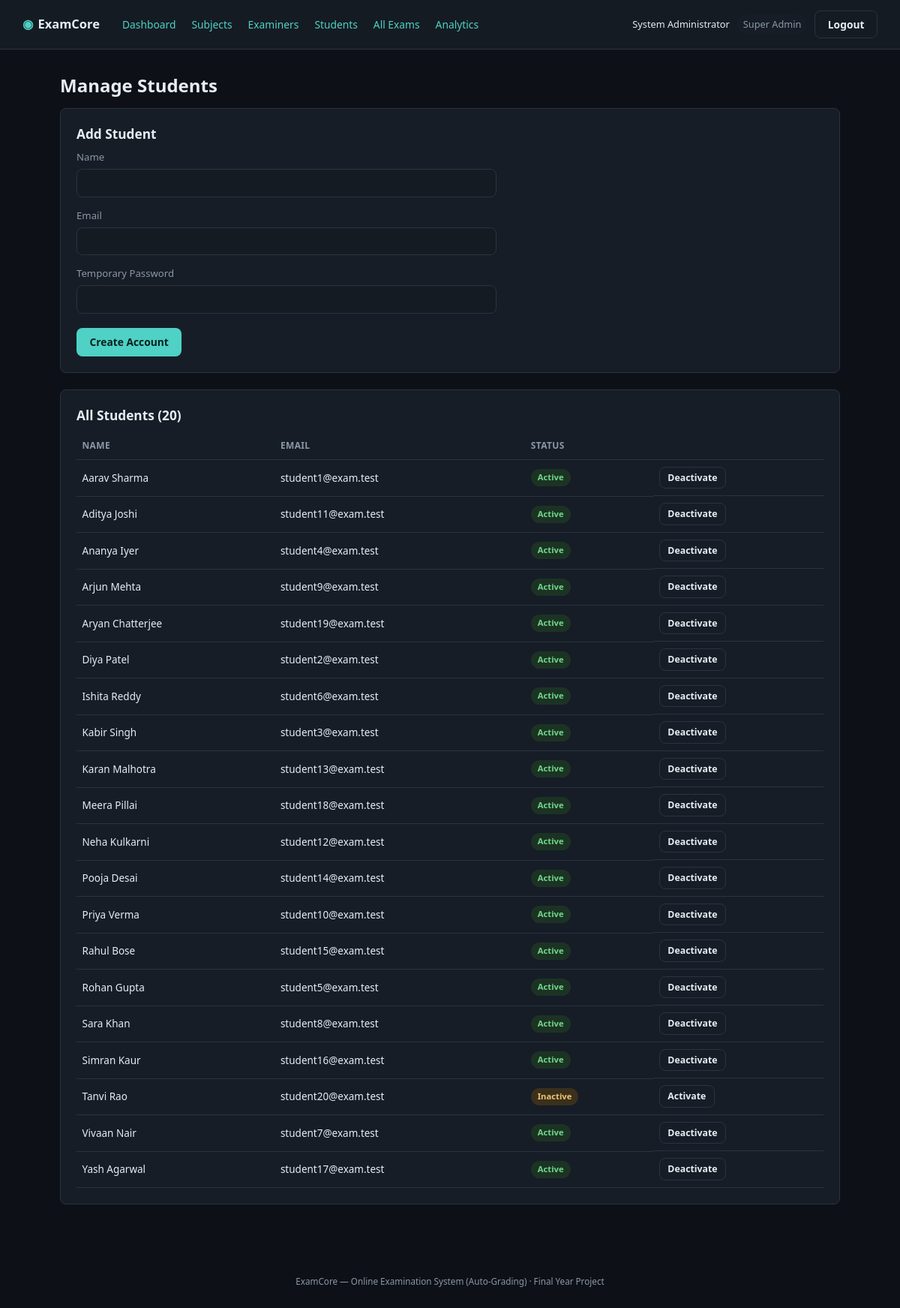
The app's page /index.php?route=admin/students (signed in) with its own data.
### tables this page shows
CREATE TABLE users (
    id            INT AUTO_INCREMENT PRIMARY KEY,
    name          VARCHAR(100) NOT NULL,
    email         VARCHAR(150) NOT NULL UNIQUE,
    password      VARCHAR(255) NOT NULL,
    role          ENUM('super_admin','examiner','student') NOT NULL,
    status        ENUM('active','inactive') NOT NULL DEFAULT 'active',
    created_at    TIMESTAMP NOT NULL DEFAULT CURRENT_TIMESTAMP
);

### app/controllers/AdminController.php (called while the page is built, shortened)
<?php
require_once __DIR__ . '/../models/User.php';
class AdminController
{
    public function students(): void
    {
        $students = User::allByRole('student');
        $pageTitle = 'Manage Students';
        require __DIR__ . '/../views/admin/students.php';
    }
}

### public/index.php (called while the page is built, shortened)
<?php
require_once __DIR__ . '/../core/helpers.php';
require_once __DIR__ . '/../core/Database.php';
require_once __DIR__ . '/../app/controllers/AdminController.php';
$router = new Router();
$router->get('login', fn() => (new AuthController())->showLogin());
$router->post('login', fn() => (new AuthController())->login());
$router->post('logout', fn() => (new AuthController())->logout());
$router->get('admin/dashboard', fn() => (new AdminController())->dashboard());
$router->get('admin/subjects', fn() => (new AdminController())->subjects());
$router->post('admin/subjects/store', fn() => (new AdminController())->subjectStore());
$router->post('admin/subjects/update', fn() => (new AdminController())->subjectUpdate());
$router->post('admin/subjects/delete', fn() => (new AdminController())->subjectDelete());
$router->get('admin/examiners', fn() => (new AdminController())->examiners());
$router->post('admin/examiners/store', fn() => (new AdminController())->examinerStore());
$router->post('admin/examiners/status', fn() => (new AdminController())->examinerToggleStatus());
$router->get('admin/students', fn() => (new AdminController())->students());
$router->post('admin/students/store', fn() => (new AdminController())->studentStore());
$router->post('admin/students/status', fn() => (new AdminController())->studentToggleStatus());
$router->get('admin/exams', fn() => (new AdminController())->exams());
$router->get('admin/analytics', fn() => (new AdminController())->analytics());
$router->get('examiner/dashboard', fn() => (new ExaminerController())->dashboard());
$router->get('examiner/exams', fn() => (new ExaminerController())->exams());
$router->get('examiner/exams/create', fn() => (new ExaminerController())->examCreateForm());
$router->post('examiner/exams/store', fn() => (new ExaminerController())->examStore());
$router->get('examiner/exams/edit', fn() => (new ExaminerController())->examEditForm());
$router->post('examiner/exams/update', fn() => (new ExaminerController())->examUpdate());
$router->post('examiner/exams/delete', fn() => (new ExaminerController())->examDelete());
$router->post('examiner/exams/publish', fn() => (new ExaminerController())->examPublishToggle());
$router->get('examiner/questions', fn() => (new ExaminerController())->questions());
$router->post('examiner/questions/store', fn() => (new ExaminerController())->questionStore());
$router->post('examiner/questions/update', fn() => (new ExaminerController())->questionUpdate());
$router->post('examiner/questions/delete', fn() => (new ExaminerController())->questionDelete());
$router->get('examiner/results', fn() => (new ExaminerController())->results());
$router->get('examiner/analytics', fn() => (new ExaminerController())->analytics());
$router->get('student/dashboard', fn() => (new StudentController())->dashboard());
$router->get('student/exams', fn() => (new StudentController())->exams());
$router->get('student/exam/start', fn() => (new StudentController())->examStart());
$router->get('student/exam/attempt', fn() => (new StudentController())->examAttempt());
$router->post('student/exam/autosave', fn() => (new StudentController())->autosave());
$router->post('student/exam/violation', fn() => (new StudentController())->violation());
$router->post('student/exam/submit', fn() => (new StudentController())->submit());
$router->get('student/results', fn() => (new StudentController())->results());
$router->get('student/results/view', fn() => (new StudentController())->resultView());
$route = $_GET['route'] ?? '';
$router->dispatch($_SERVER['REQUEST_METHOD'], $route);

### core/Router.php (called while the page is built, shortened)
<?php
class Router
{
    private array $routes = ['GET' => [], 'POST' => []];
    public function get(string $route, callable $handler): void
    {
        $this->routes['GET'][$route] = $handler;
    }
    public function post(string $route, callable $handler): void
    {
        $this->routes['POST'][$route] = $handler;
    }
    public function dispatch(string $method, string $route): void
    {
        $handler = $this->routes[$method][$route] ?? null;
        try {
            $handler();
        } catch (Throwable $e) {
            error_log($e->getMessage());
            http_response_code(500);
            require __DIR__ . '/../app/views/errors/500.php';
        }
    }
}

### core/helpers.php (called while the page is built, shortened)
<?php
function e(?string $value): string
{
    return htmlspecialchars($value ?? '', ENT_QUOTES, 'UTF-8');
}

### config/database.php (called while the page is built)
<?php
return [
    'host'     => '127.0.0.1',
    'port'     => 3306,
    'database' => 'online_examination_system',
    'username' => 'root',
    'password' => '',
    'charset'  => 'utf8mb4',
];

### core/Database.php (called while the page is built)
<?php
class Database
{
    private static ?PDO $instance = null;
    public static function connect(): PDO
    {
        if (self::$instance === null) {
            $config = require __DIR__ . '/../config/database.php';
            $dsn = sprintf(
                'mysql:host=%s;port=%d;dbname=%s;charset=%s',
                $config['host'],
                $config['port'],
                $config['database'],
                $config['charset']
            );
            self::$instance = new PDO($dsn, $config['username'], $config['password'], [
                PDO::ATTR_ERRMODE            => PDO::ERRMODE_EXCEPTION,
                PDO::ATTR_DEFAULT_FETCH_MODE => PDO::FETCH_ASSOC,
                PDO::ATTR_EMULATE_PREPARES   => false,
            ]);
        }
        return self::$instance;
    }
}

### app/models/User.php (called while the page is built, shortened)
<?php
require_once __DIR__ . '/../../core/Database.php';
class User
{
    public static function allByRole(string $role): array
    {
        $stmt = Database::connect()->prepare('SELECT * FROM users WHERE role = ? ORDER BY name');
        $stmt->execute([$role]);
        return $stmt->fetchAll();
    }
}

### app/views/admin/students.php (the view, shortened to what this page needs)
<?php require __DIR__ . '/../partials/header.php'; ?>
<?php require __DIR__ . '/../partials/navbar.php'; ?>
<main class="page">
    <h1><?= e($pageTitle) ?></h1>
    <section class="card">
        <h2>Add Student</h2>
        <form method="POST" action="/index.php?route=admin/students/store" class="form-grid">
            <label>Name <input type="text" name="name" required></label>
            <label>Email <input type="email" name="email" required></label>
            <label>Temporary Password <input type="password" name="password" minlength="8" required></label>
            <div class="form-actions"><button type="submit" class="btn btn-primary">Create Account</button></div>
        </form>
    </section>
    <section class="card">
        <h2>All Students (<?= count($students) ?>)</h2>
        <table class="data-table">
            <thead><tr><th>Name</th><th>Email</th><th>Status</th><th></th></tr></thead>
            <tbody>
            <?php foreach ($students as $u): ?>
                <tr>
                    <td><?= e($u['name']) ?></td>
                    <td><?= e($u['email']) ?></td>
                    <td><span class="badge badge-<?= e($u['status']) ?>"><?= e($u['status']) ?></span></td>
                    <td class="row-actions">
                        <form method="POST" action="/index.php?route=admin/students/status" class="inline-form">
                            <button type="submit" class="btn btn-ghost btn-sm"><?= $u['status'] === 'active' ? 'Deactivate' : 'Activate' ?></button>
                        </form>
                    </td>
                </tr>
            <?php endforeach; ?>
            </tbody>
        </table>
    </section>
</main>
<?php require __DIR__ . '/../partials/footer.php'; ?>

### public/assets/css/style.css (style rules this page uses)
:root { --bg: #0d1117; --bg-elevated: #151b23; --bg-card: #161d27; --border: #2a3341; --text: #e6edf3; --text-muted: #8b98a5; --accent: #4fd1c5; --accent-dark: #2fb3a6; --accent-contrast: #04211d; --danger: #f26d6d; --danger-bg: #3a1f22; --success: #6fd88a; --success-bg: #1c3324; --warning: #f2c46d; --warning-bg: #3a301c; --radius: 8px; --font: 'Segoe UI', system-ui, -apple-system, Roboto, sans-serif; --mono: 'Consolas', 'SFMono-Regular', Menlo, monospace; }
* { box-sizing: border-box; }
html, body { margin: 0; padding: 0; background: var(--bg); color: var(--text); font-family: var(--font); font-size: 15px; line-height: 1.5; }
h1, h2, h3 { font-weight: 600; margin: 0 0 0.5em; }
h1 { font-size: 1.6rem; }
h2 { font-size: 1.15rem; }
.btn { display: inline-block; padding: 0.55rem 1.1rem; border-radius: var(--radius); border: 1px solid transparent; font-size: 0.92rem; font-weight: 600; cursor: pointer; font-family: inherit; }
.btn-primary { background: var(--accent); color: var(--accent-contrast); }
.btn-ghost { background: transparent; color: var(--text); border-color: var(--border); }
.btn-sm { padding: 0.35rem 0.7rem; font-size: 0.82rem; }
.inline-form { display: inline-block; margin: 0; }
.page { max-width: 1100px; margin: 0 auto; padding: 2rem; }
.card { background: var(--bg-card); border: 1px solid var(--border); border-radius: var(--radius); padding: 1.4rem; margin-bottom: 1.5rem; }
.data-table { width: 100%; border-collapse: collapse; font-size: 0.9rem; }
.data-table th, .data-table td { text-align: left; padding: 0.6rem 0.5rem; border-bottom: 1px solid var(--border); }
.data-table th { color: var(--text-muted); font-weight: 600; font-size: 0.8rem; text-transform: uppercase; letter-spacing: 0.03em; }
.row-actions { display: flex; gap: 0.4rem; flex-wrap: wrap; }
.badge { display: inline-block; padding: 0.2rem 0.6rem; border-radius: 12px; font-size: 0.75rem; font-weight: 600; text-transform: capitalize; }
.badge-active, .badge-published, .badge-submitted, .badge-correct { background: var(--success-bg); color: var(--success); }
.badge-inactive, .badge-draft { background: var(--warning-bg); color: var(--warning); }
.form-grid { display: flex; flex-direction: column; gap: 1rem; max-width: 560px; }
.form-grid label { display: flex; flex-direction: column; gap: 0.35rem; font-size: 0.88rem; color: var(--text-muted); }
input[type=text], input[type=email], input[type=password], input[type=number], input[type=datetime-local], select, textarea { background: var(--bg-elevated); border: 1px solid var(--border); border-radius: var(--radius); color: var(--text); padding: 0.55rem 0.7rem; font-family: inherit; font-size: 0.92rem; }
.form-actions { display: flex; gap: 0.6rem; margin-top: 0.3rem; }

### records on screen
users: name "Aarav Sharma", email "student1@exam.test", status "Active", shows "Deactivate"
users: name "Aditya Joshi", email "student11@exam.test", status "Active", shows "Deactivate"
users: name "Ananya Iyer", email "student4@exam.test", status "Active", shows "Deactivate"
users: name "Arjun Mehta", email "student9@exam.test", status "Active", shows "Deactivate"
users: name "Aryan Chatterjee", email "student19@exam.test", status "Active", shows "Deactivate"
users: name "Diya Patel", email "student2@exam.test", status "Active", shows "Deactivate"
users: name "Ishita Reddy", email "student6@exam.test", status "Active", shows "Deactivate"
users: name "Kabir Singh", email "student3@exam.test", status "Active", shows "Deactivate"
users: name "Karan Malhotra", email "student13@exam.test", status "Active", shows "Deactivate"
users: name "Meera Pillai", email "student18@exam.test", status "Active", shows "Deactivate"
users: name "Neha Kulkarni", email "student12@exam.test", status "Active", shows "Deactivate"
users: name "Pooja Desai", email "student14@exam.test", status "Active", shows "Deactivate"
users: name "Priya Verma", email "student10@exam.test", status "Active", shows "Deactivate"
users: name "Rahul Bose", email "student15@exam.test", status "Active", shows "Deactivate"
users: name "Rohan Gupta", email "student5@exam.test", status "Active", shows "Deactivate"
users: name "Sara Khan", email "student8@exam.test", status "Active", shows "Deactivate"
users: name "Simran Kaur", email "student16@exam.test", status "Active", shows "Deactivate"
users: name "Tanvi Rao", email "student20@exam.test", status "Inactive", shows "Activate"
users: name "Vivaan Nair", email "student7@exam.test", status "Active", shows "Deactivate"
users: name "Yash Agarwal", email "student17@exam.test", status "Active", shows "Deactivate"

### other values on screen
$label "Dashboard"
$label "Subjects"
$label "Examiners"
$label "Students"
$label "All Exams"
$label "Analytics"
Auth::name() "System Administrator"
str_replace('_', ' ', $role) "Super Admin"
$pageTitle "Manage Students"
count($students) "20"
